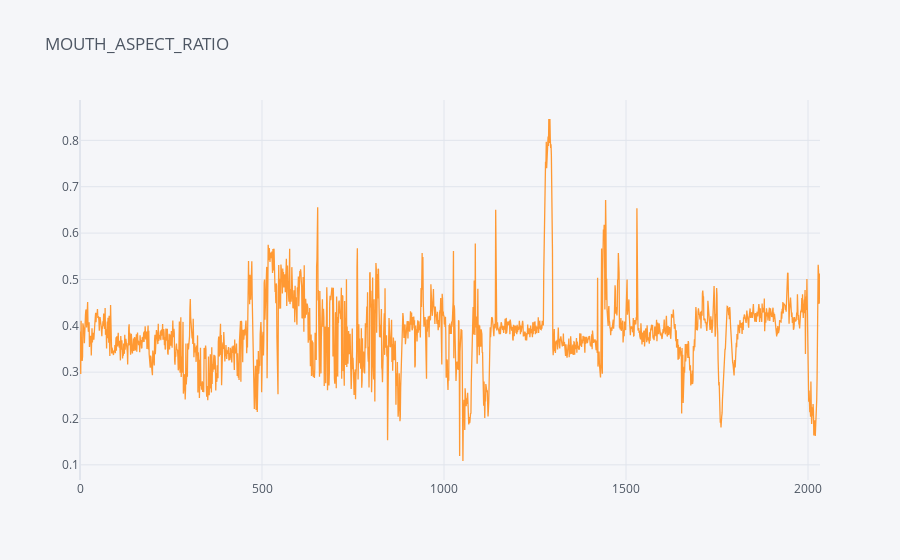

Write notebook code for a chart like this one.
### Markdown cell above
Plotting graph for Mouth Aspect ratio

### Code cell
colname2=['MAR','frames']
d2=pd.read_csv('mar.csv',names=colname2)
d2.to_csv('mar.csv',index=False)
d2['frames']=d2.index
d2.iplot(kind='scatter',x="frames",y="MAR",title='MOUTH_ASPECT_RATIO',
       labels={
           'frames':"FRAMES",
           'EAR':"Aspect Ratio"
       },)

### Figure 1 — Plotly figure (JSON) as saved in the notebook; plotly's stock layout.template omitted (floating-point values rounded to 4 significant figures; data arrays with more than 128 entries replaced by an {"elided": "..."} marker saying what was removed)
{"data": [{"line": {"color": "rgba(255, 153, 51, 1.0)", "dash": "solid", "shape": "linear", "width": 1.3}, "mode": "lines", "name": "MAR", "text": "", "type": "scatter", "x": {"elided": "2034 int values"}, "y": {"elided": "2034 float values"}}], "layout": {"legend": {"bgcolor": "#F5F6F9", "font": {"color": "#4D5663"}}, "paper_bgcolor": "#F5F6F9", "plot_bgcolor": "#F5F6F9", "title": {"font": {"color": "#4D5663"}, "text": "MOUTH_ASPECT_RATIO"}, "xaxis": {"gridcolor": "#E1E5ED", "showgrid": true, "tickfont": {"color": "#4D5663"}, "title": {"font": {"color": "#4D5663"}, "text": ""}, "zerolinecolor": "#E1E5ED"}, "yaxis": {"gridcolor": "#E1E5ED", "showgrid": true, "tickfont": {"color": "#4D5663"}, "title": {"font": {"color": "#4D5663"}, "text": ""}, "zerolinecolor": "#E1E5ED"}}}
